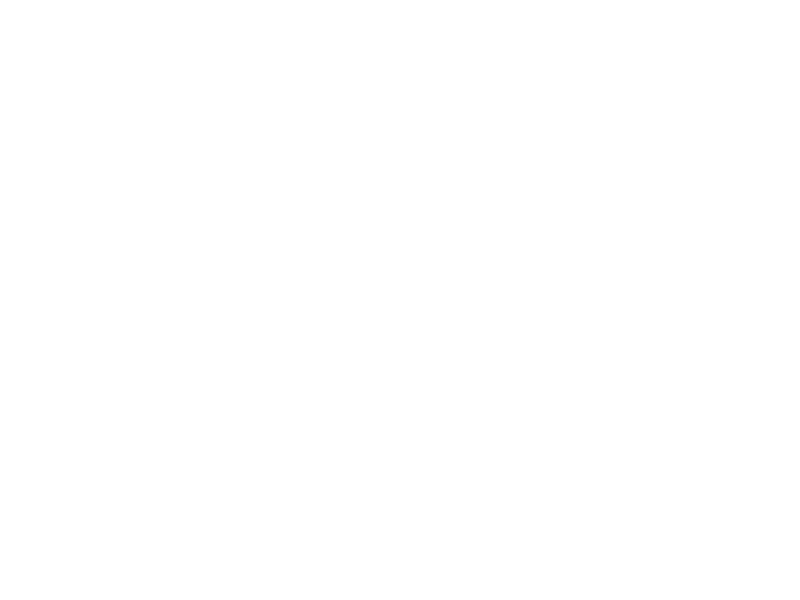
Frame 1 (no input)
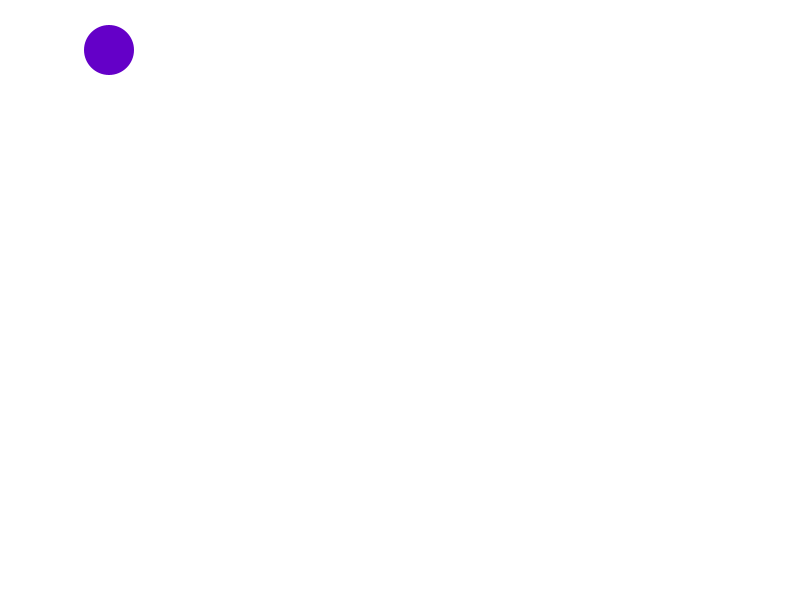
Frame 60 (the mouse pressed at the canvas centre just before this capture)
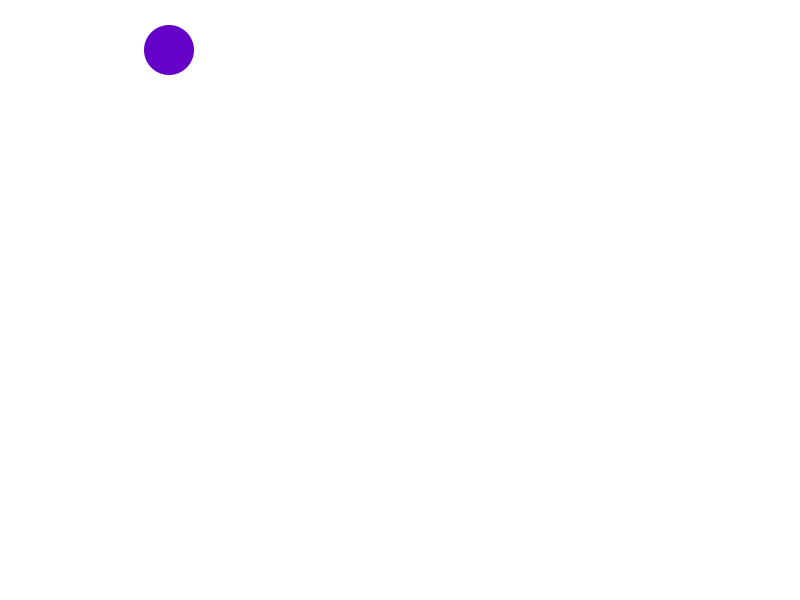
Frame 120 (the mouse held since frame 60 and released just before this capture)

The Processing sketch that drew these frames (run headless with seeded random() and noise(); from frame 60 on, the mouse is pressed at the canvas centre):

// Processing sketch: processing_52223
// ── processing_52223.pde

int movx;
int cambio;
int movy;

void setup() {
size (800,600);
smooth();
noStroke();
movx=0;
cambio=0;
movy=0;
 }
 

void draw(){
 background(255);

   ellipse (movx+50,movy+50,50,50);
   fill (255,0,0);
if (cambio==0){
  movx=movx+1;
  fill (100,0,200);
 }
if (movx>700){
cambio=1;


}
if (cambio==1){
  movy=movy+1;
  fill (255,0,0);
 
 
}
if(movy>500){
  cambio=2;
}
if (cambio==2){
  movx=movx-1;
  fill (0,255,255);

}

if (movx==0){
  cambio=3;
}
if (cambio==3){
  movy=movy-1;
  fill (0,255,0);

}
if (movy==0){
  cambio=0;

}
}
